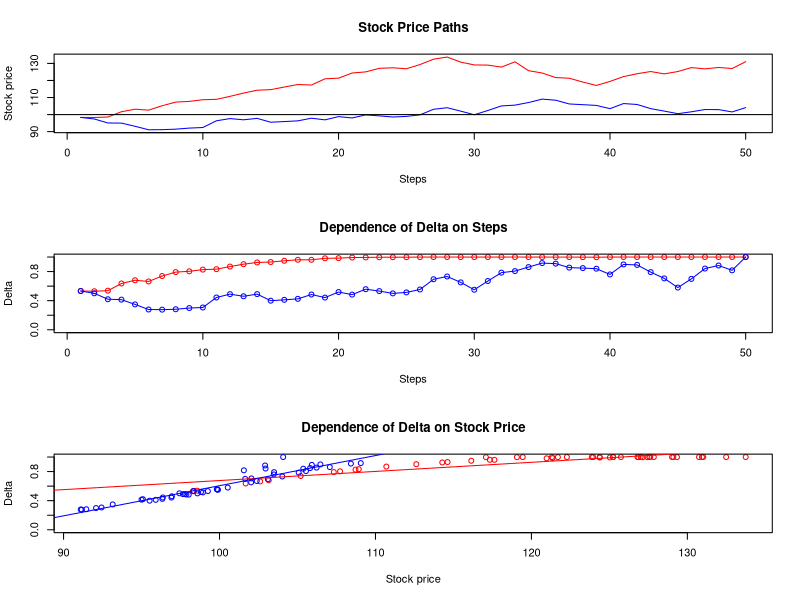

Write the R code that produced this figure.

rm(list = ls(all = TRUE))
graphics.off()

# parameter settings
n   = 50                    # periods (steps)
K   = 100                   # exercise price
S0  = 98                    # initial stock price
sig = 0.2                   # volatility (uniform distributed on 0.1 to 0.5)
r   = 0.05                  # interest rate (uniform distributed on 0 to 0.1)
t0  = 6/52                  # current time (1 week = 1/52)
T   = 26/52                 # maturity
dt  = (T - t0)/n            # period between steps n 
t   = seq(t0, T, l = n)     # T-t0 divided in n intervals
tau = T - t                 # time to maturity

# Standard Wiener Process for path of the stock price S
Wt1	= c(0, sqrt(dt) * cumsum(rnorm(n - 1, 0, 1)))
S1  = S0 * exp((r - 0.5 * sig^2) * t + sig * Wt1)

# 1st path
y1     = (log(S1/K) + (r - sig^2/2) * tau)/(sig * sqrt(tau))
delta1 = pnorm(y1 + sig * sqrt(tau))

# 2nd path
Wt2    = c(0, sqrt(dt) * cumsum(rnorm(n - 1, 0, 1)))
S2     = S0 * exp((r - 0.5 * sig^2) * t + sig * Wt2)
y2     = (log(S2/K) + (r - sig^2/2) * tau)/(sig * sqrt(tau))
delta2 = pnorm(y2 + sig * sqrt(tau))

# 3 Plots
par(mfrow = c(3, 1))

# Plot S(t) vs. tau
plot(S1 ~ seq(1, n), main = "Stock Price Paths", xlab = "Steps", ylab = "Stock price", 
    ylim = c(min(S1, S2), max(S1, S2)), type = "l", col = "red")
lines(S2 ~ seq(1, n), col = "blue")
abline(h = K, col = 1)

# Plot Delta vs. tau
plot(delta1 ~ seq(1, n), main = "Dependence of Delta on Steps", xlab = "Steps", 
    ylab = "Delta", ylim = c(0, 1), type = "o", col = "red")
lines(delta2 ~ seq(1, n), type = "o", col = "blue")

# Plot Delta vs. S(t)
plot(delta1 ~ S1, main = "Dependence of Delta on Stock Price", xlab = "Stock price", 
    ylab = "Delta", xlim = c(min(S1, S2), max(S1, S2)), ylim = c(0, 1), type = "p", 
    col = "red")
points(delta2 ~ S2, col = "blue")
abline(lm(delta1 ~ S1), col = "red")
abline(lm(delta2 ~ S2), col = "blue")
